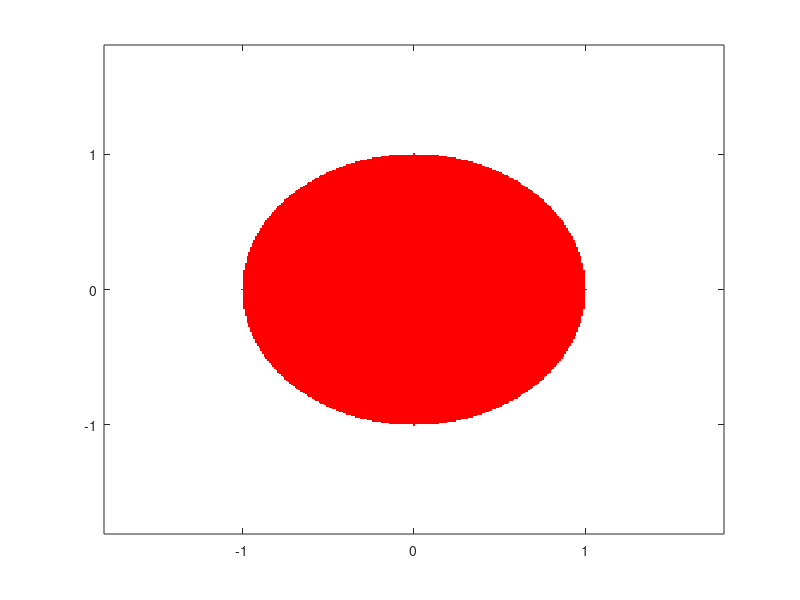

MATLAB code for this plot:
phi = inline ('z^2')

fixpt1 = 0;
fixpt2 = 1;
colormap([1 0 0; 1 1 1]);
M=2*ones(361,361);

for j=1:361
    y=-1.8 + (j-1)*.01;
  for i = 1:361
     x= -1.8+(i-1)*.01;
     z= x+ 1i*y;
     zk=z;
     iflag1=0;
     iflag2=0;
     kount=0;
   
       while kount<100 && abs(zk)<2 && iflag1<5 && iflag2<5
       kount=kount+1;
       zk = phi (zk);
    
       err1= abs(zk-fixpt1);
       if err1 < 1.e-6
           iflag1 = iflag1 +1;
       else
            iflag1 = 0;
       end
    
       err2= abs(zk-fixpt2);
       if err2 < 1.e-6
         iflag2 = iflag2 +1;
       else 
        iflag2 = 0;
       end
    
       end 

       if iflag1>= 5 || iflag2>=5 || kount >=100
         M(j,i)=1;
       end
    
  end
end

image ([-1.8 1.8], [-1.8 1.8], M),
axis xy
